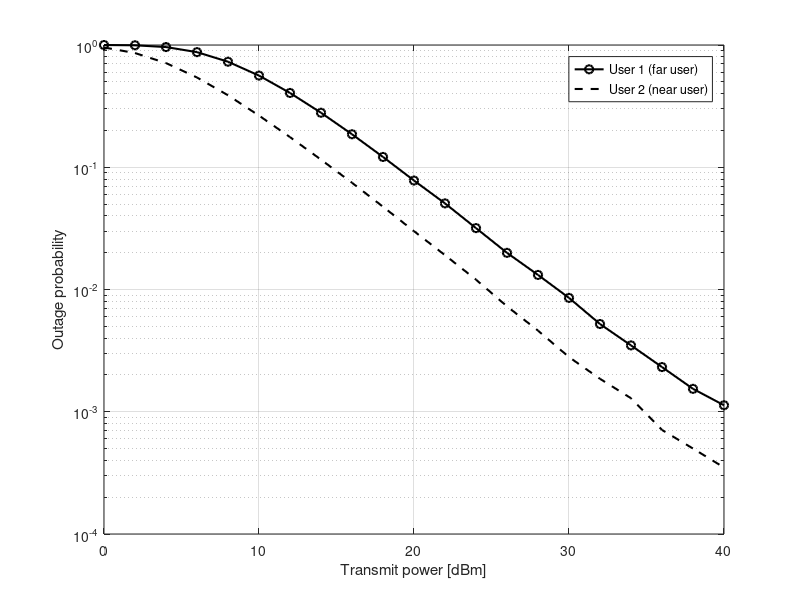

Reproduce this figure in MATLAB.
% Initialization
clc; clear all; close all;

% Define the number of channel realiazaions
N = 1e5;

% Define the distances between the users and base station
d1 = 1000; d2 = 500;

% Define the fixed power allocation coefficient
a1 = 0.75 ; a2 = 0.25;

% Define the pass loss exponent
eta=4;

% Generate the Rayeligh fading channel for each user with pass loss
h1 = sqrt(d1^-eta)*(randn(1,N)+j*randn(1,N))/sqrt(2);
h2 = sqrt(d2^-eta)*(randn(1,N)+j*randn(1,N))/sqrt(2);

% Estimate the gain for each user
g1 = (abs(h1)).^2;
g2 = (abs(h2)).^2;

% Define the transmitting power range in dBm
Pt_dBm = 0 : 2 : 40;

% The corresponding transmitting power in linear scale
pt = 1e-3 * db2pow(Pt_dBm);

% Define the bandwidth
BW = 1e6;

% Estimate the noise power in watt
no = 1.38064852e-23 * 300 * BW;

% Define the outage probability
P1=zeros(1,length(pt));
P2=zeros(1,length(pt));

% Define the target rates bps/Hz 
rate1=1;rate2=2;
for u=1:length(pt)
% Estimate the SINR
gamma_1 = a1*pt(u)*g1./(a2*pt(u)*g1+no);
gamma_12 = a1*pt(u)*g2./(a2*pt(u)*g2+no);
gamma_2 = a2*pt(u)*g2/no;


% Estimate the Rates
R1  =  (log2(1+gamma_1));
R12= (log2(1+gamma_12)); 
R2  = (log2(1+gamma_2));

% check for outage
for k=1:N
if R1(k) < rate1    
    P1(u)=P1(u)+1;
end

if R2(k)<rate2 || R12(k)<rate1
P2(u)=P2(u)+1;
end

end
end
PP1 = P1/N;
PP2 = P2/N;

figure
semilogy(Pt_dBm , PP1,'-ok','linewidth',1.5); hold on
semilogy(Pt_dBm , PP2,'--k','linewidth',1.5); hold on
xlabel('Transmit power [dBm]')
ylabel('Outage probability')
grid
legend('User 1 (far user)','User 2 (near user)')
